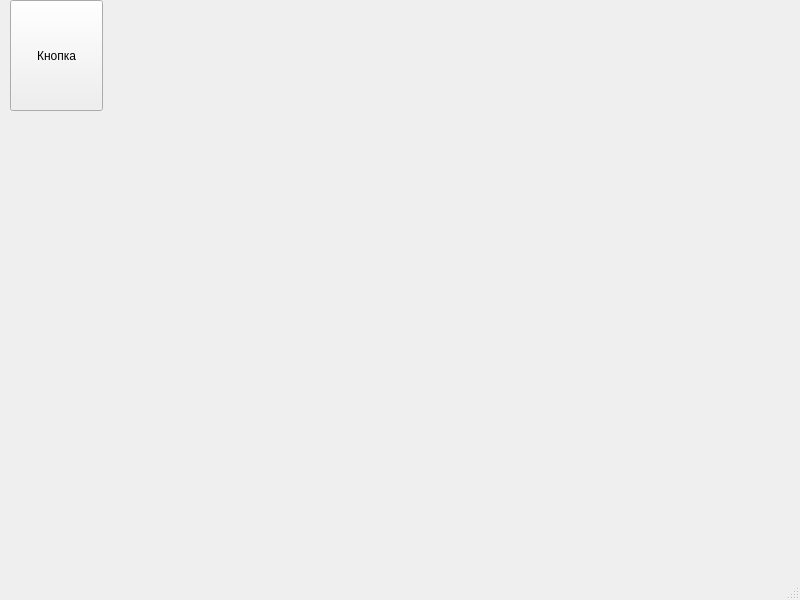
<?xml version="1.0" encoding="UTF-8"?>
<ui version="4.0">
 <class>MainWindow</class>
 <widget class="QMainWindow" name="MainWindow">
  <property name="geometry">
   <rect>
    <x>0</x>
    <y>0</y>
    <width>800</width>
    <height>600</height>
   </rect>
  </property>
  <property name="windowTitle">
   <string>Какая-то программа</string>
  </property>
  <widget class="QWidget" name="centralwidget">
   <widget class="QPushButton" name="pushButton">
    <property name="geometry">
     <rect>
      <x>10</x>
      <y>0</y>
      <width>93</width>
      <height>111</height>
     </rect>
    </property>
    <property name="text">
     <string>Кнопка</string>
    </property>
   </widget>
  </widget>
  <widget class="QMenuBar" name="menubar">
   <property name="geometry">
    <rect>
     <x>0</x>
     <y>0</y>
     <width>800</width>
     <height>26</height>
    </rect>
   </property>
  </widget>
  <widget class="QStatusBar" name="statusbar"/>
 </widget>
 <resources/>
 <connections/>
</ui>
